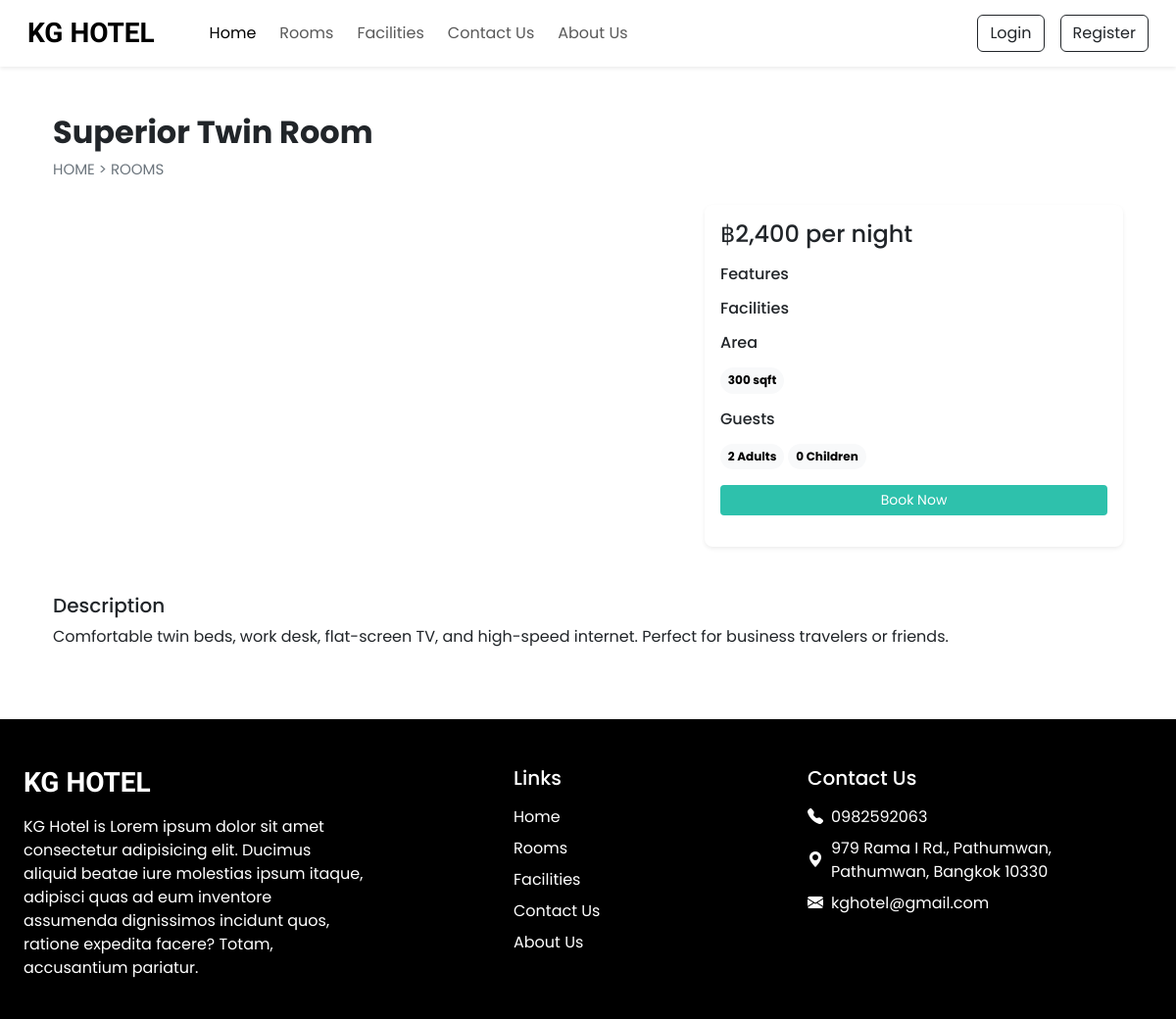
Page /room_detail.php?id=2 on the earlier database version.
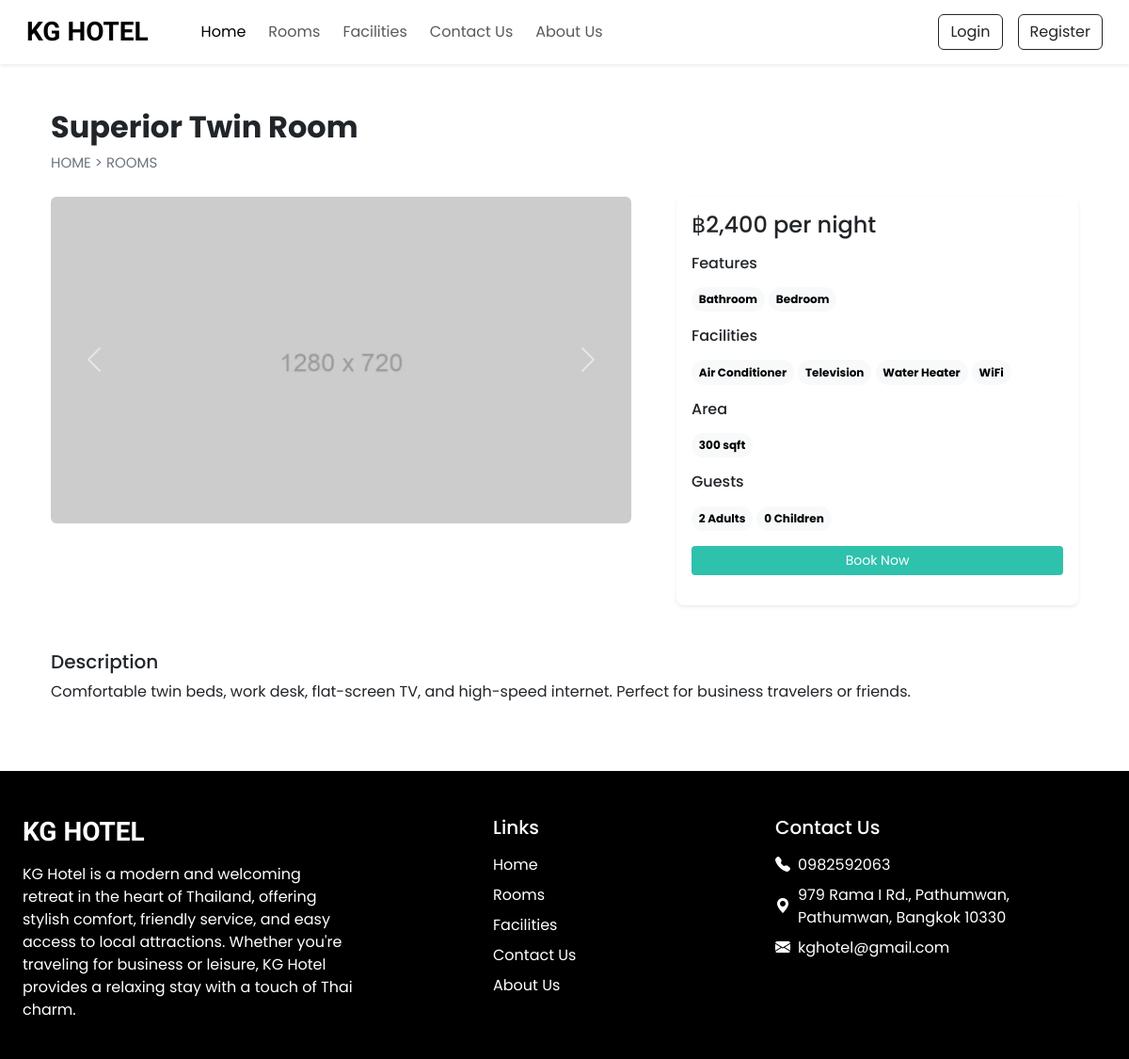
Same page on the later database version.
### tables this page shows
CREATE TABLE `setting` (
  `sr_no` int(11) NOT NULL,
  `site_title` varchar(50) NOT NULL,
  `site_about` text NOT NULL,
  `shutdown` tinyint(1) NOT NULL
);

CREATE TABLE `room_images` (
  `id` int(11) NOT NULL,
  `image` varchar(255) NOT NULL,
  `id_room` int(11) NOT NULL
);

### server/class/room.php (called while the page is built, shortened)
<?php
class Room {
    private $conn;
    public function __construct($db) {
        $this->conn = $db;
    }
    public function getRoomById($id) {
        $query = "
            SELECT r.id, r.name, r.area, r.price, r.quant, r.adult, r.children, r.description,
                   rc.cover,
                   GROUP_CONCAT(DISTINCT f.name) AS features,
                   GROUP_CONCAT(DISTINCT fc.name) AS facilities
            FROM room r
            LEFT JOIN room_covers rc ON r.id = rc.id_room
            LEFT JOIN room_features rf ON r.id = rf.id_room
            LEFT JOIN features f ON rf.id_features = f.id
            LEFT JOIN room_facilities rfc ON r.id = rfc.id_room
            LEFT JOIN facilities fc ON rfc.id_facilities = fc.id
            WHERE r.id = :id
        ";
        $stmt = $this->conn->prepare($query);
        $stmt->bindParam(':id', $id, PDO::PARAM_INT);
        $stmt->execute();
        return $stmt->fetch(PDO::FETCH_ASSOC);
    }
    public function getRoomImagesById($id) {
        $query = "SELECT * FROM room_images WHERE id_room = :id";
        $stmt = $this->conn->prepare($query);
        $stmt->bindParam(':id', $id, PDO::PARAM_INT);
        $stmt->execute();
        return $stmt->fetchAll(PDO::FETCH_ASSOC);
    }
}
?>

### server/class/setting.php (called while the page is built, shortened)
<?php
class Setting {
    private $conn;
    public function __construct($db) {
        $this->conn = $db;
    }
    public function getSettingInfo() {
        $query = "SELECT * FROM setting WHERE sr_no = 1";
        $stmt = $this->conn->prepare($query);
        $stmt->execute();
        return $stmt->fetch(PDO::FETCH_ASSOC);
    }
}
$database = new Database();
$db = $database->getConnection();
$setting = new Setting($db);
$setting_info = $setting->getSettingInfo();
$site_title = $setting_info['site_title'];
$site_about = $setting_info['site_about'];
?>

### room_detail.php (the view, shortened to what the changed rows need)
<?php
require('public/db_config.php');
require('server/class/room.php');
require('server/class/setting.php');
?>
<!doctype html>
<html lang="en">
<head>
    <?php require('public/link.php'); ?>
    <link rel="stylesheet" href="https://cdn.jsdelivr.net/npm/swiper@11/swiper-bundle.min.css">
    <link rel="stylesheet" href="css/style.css">
</head>
<body>
    <?php
    $room_id = $_GET['id'];
    $roomObj = new Room($db);
    $room = $roomObj->getRoomById($room_id);
    ?>
    <div class="container">
        <div class="row">
            <div class="col-12 my-5 mb-4 px-4">
                <h2 class="fw-bold"><?php echo $room['name']; ?></h2>
            </div>
            <div class="col-lg-7 col-md-12 px-4">
                <div id="roomCarousel" class="carousel slide" data-bs-ride="carousel">
                    <div class="carousel-inner">
                        <?php
                            $roomImages = $roomObj->getRoomImagesById($room_id);
                            if (!empty($roomImages)) {
                                $active = true;
                                foreach ($roomImages as $img) {
                                    $imagePath = 'uploads/rooms/images/' . htmlspecialchars($img['image']);
                                    echo '<div class="carousel-item' . ($active ? ' active' : '') . '">';
                                    echo '<img src="' . $imagePath . '" class="d-block w-100 rounded">';
                                    echo '</div>';
                                    $active = false;
                                }
                            }
                        ?>
                    </div>
                </div>
            </div>
            <div class="col-lg-5 col-md-12 px-4">
                <div class="card mb-4 border-0 shadow-sm rounded-3">
                    <div class="card-body">
                        <div class="mb-3">
                            <h6 class="mb-2">Features</h6>
                            <?php
                            $features = explode(',', $room['features']);
                            foreach ($features as $feature):
                            ?>
                            <span
                                class="badge rounded-pill text-bg-light text-wrap lh-base mt-2"><?php echo $feature; ?></span>
                            <?php endforeach; ?>
                        </div>
                        <div class="mb-3">
                            <h6 class="mb-2">Facilities</h6>
                            <?php
                            $facilities = explode(',', $room['facilities']);
                            foreach ($facilities as $facility):
                            ?>
                            <span
                                class="badge rounded-pill text-bg-light text-wrap lh-base mt-2"><?php echo $facility; ?></span>
                            <?php endforeach; ?>
                        </div>
                    </div>
                </div>
            </div>
        </div>
    </div>
    <?php require('inc/footer.php'); ?>
</body>
</html>

### inc/footer.php (shortened to what the changed rows need)
<footer class="container-fluid bg-black text-white mt-5 pt-5">
    <div class="row justify-content-between">
        <div class="col-12 col-md-6 col-lg-4 mb-4 px-4">
            <h3 class="h-font fw-bold fs-3 mb-3"><?= htmlspecialchars($site_title) ?></h3>
            <p><?= nl2br(htmlspecialchars($site_about)) ?></p>
        </div>
    </div>
</footer>

Differences in the rows shown:
added room_images: image (placeholder picture)
changed setting "KG HOTEL": site_about "KG Hotel is Lorem ipsum dolor sit amet consectetur adipisicing elit. Ducimus aliquid beatae iure molestias ipsum itaque, adipisci quas ad eum inventore assumenda dignissimos incidunt quos, ratione expedita facere? Totam, accusantium pariatur." → "KG Hotel is a modern and welcoming retreat in the heart of Thailand, offering stylish comfort, friendly service, and easy access to local attractions. Whether you're traveling for business or leisure, KG Hotel provides a relaxing stay with a touch of Thai charm."
Other differences:
new list line: "Bathroom"
new list line: "Bedroom"
new list line: "Air Conditioner"
new list line: "Television"
new list line: "Water Heater"
new list line: "WiFi"
